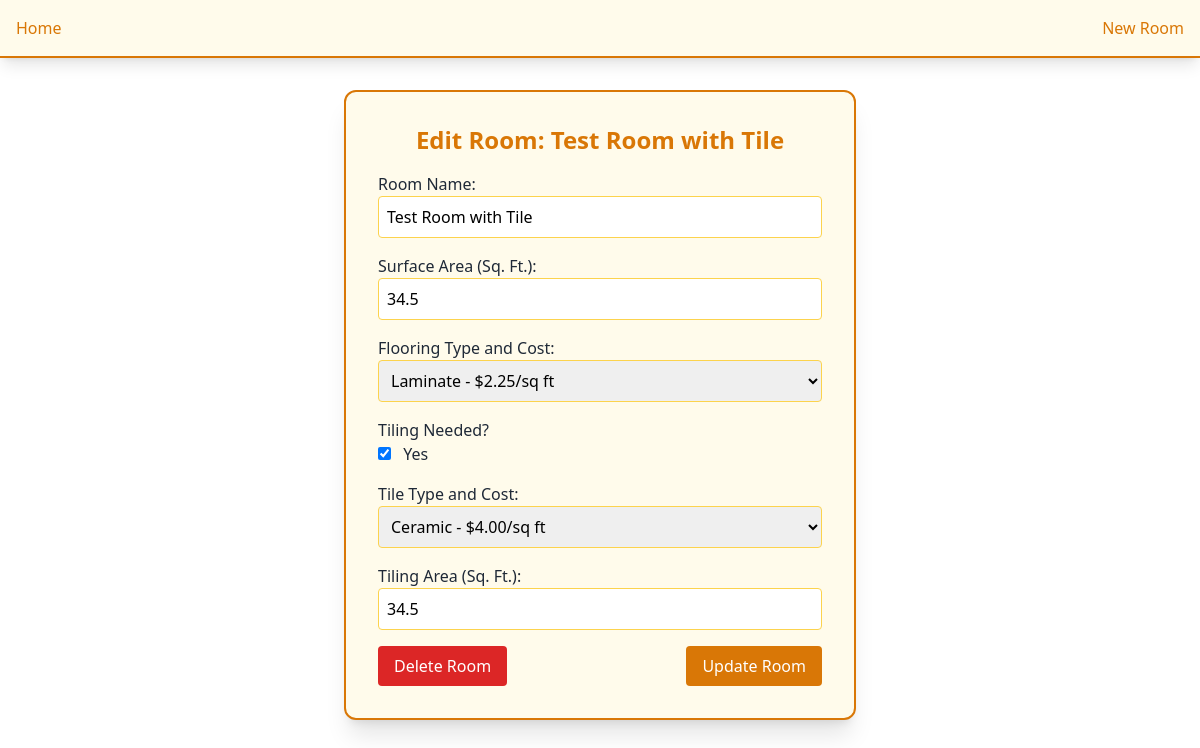
Page /edit_rooms/1 on the committed database.
### models/Models.py (models this page shows, shortened)
class RoomModel(Base):
    __tablename__ = 'rooms'
    id = Column(Integer, primary_key=True, index=True)
    name = Column(String, nullable=False)
    surface_area = Column(Float, nullable=False)
    flooring_type = Column(String, nullable=False)
    flooring_cost_per_sqft = Column(Float, nullable=False)
    is_tiling_needed = Column(Boolean, default=False, nullable=False)
    tile_type = Column(String, nullable=True)
    tile_cost_per_sqft = Column(Float, nullable=True)
    tiling_area = Column(Float, nullable=True)
    supplies = relationship("SupplyModel", back_populates="room", cascade="all, delete-orphan")

### app.py (the view)
@app.route('/edit_rooms/<int:room_id>', methods=['GET'])
def edit_room(room_id):
    room = get_room_by_id(room_id)
    if room is None:
        return "Room not found", 404
    return render_template('edit_room.html', room=room)

### app.py (called while the page is built)
def get_room_by_id(room_id):
    return db_session.query(RoomModel).filter(RoomModel.id == room_id).first()

### templates/edit_room.html (shortened to what this page needs)
{% extends 'components/base.html' %}
{% block content %}
<div class="flex justify-center mt-8">
    <div class="w-full max-w-lg bg-amber-50 p-8 rounded-xl border-2 border-amber-600 shadow-xl">
        <h2 class="text-2xl font-semibold text-center text-amber-600 mb-4">Edit Room: {{ room.name }}</h2>
        <form method="POST" action="/update_room/{{ room.id }}">
            <div class="mb-4">
                <label for="name" class="block text-gray-800">Room Name:</label>
                <input type="text" id="name" name="name" value="{{ room.name }}" required class="w-full p-2 border border-amber-300 rounded">
            </div>
            <div class="mb-4">
                <label for="surface_area" class="block text-gray-800">Surface Area (Sq. Ft.):</label>
                <input type="number" id="surface_area" name="surface_area" value="{{ room.surface_area }}" required class="w-full p-2 border border-amber-300 rounded">
            </div>
            <div class="mb-4">
                <label for="flooring_option" class="block text-gray-800">Flooring Type and Cost:</label>
                <select id="flooring_option" name="flooring_option" required class="w-full p-2 border border-amber-300 rounded">
                    <option value="Laminate-2.25" {% if room.flooring_type == 'Laminate' %}selected{% endif %}>Laminate - $2.25/sq ft</option>
                </select>
            </div>
            <div class="mb-4">
                <label class="block text-gray-800">Tiling Needed?</label>
                <input type="checkbox" id="is_tiling_needed" name="is_tiling_needed" value="1" {% if room.is_tiling_needed %}checked{% endif %} class="mr-2 border border-amber-300">
                <label for="is_tiling_needed" class="text-gray-800">Yes</label>
            </div>
            <div id="tiling-details" style="display: {% if room.is_tiling_needed %}block{% else %}none{% endif %};">
                <div class="mb-4">
                    <label for="tile_option" class="block text-gray-800">Tile Type and Cost:</label>
                    <select id="tile_option" name="tile_option" class="w-full p-2 border border-amber-300 rounded">
                        <option value="Ceramic-4.00" {% if room.tile_type == 'Ceramic' %}selected{% endif %}>Ceramic - $4.00/sq ft</option>
                    </select>
                </div>
                <div class="mb-4">
                    <label for="tiling_area" class="block text-gray-800">Tiling Area (Sq. Ft.):</label>
                    <input type="number" id="tiling_area" name="tiling_area" value="{{ room.tiling_area }}" step="0.1" class="w-full p-2 border border-amber-300 rounded">
                </div>
            </div>
            <div class="flex justify-between items-center">
                <button type="button" onclick="if(confirm('Are you sure you want to delete this room?')) document.getElementById('delete-form').submit();" class="px-4 py-2 bg-red-600 text-white rounded hover:bg-red-700">Delete Room</button>
                <button type="submit" class="px-4 py-2 bg-amber-600 text-white rounded hover:bg-amber-700">Update Room</button>
            </div>
        </form>
    </div>
</div>
{% endblock %}

### rows in the picture
RoomModel: name "Test Room with Tile", surface_area "34.5", flooring_option "Laminate - $2.25/sq ft", is_tiling_needed "☑", tile_option "Ceramic - $4.00/sq ft", tiling_area "34.5"
